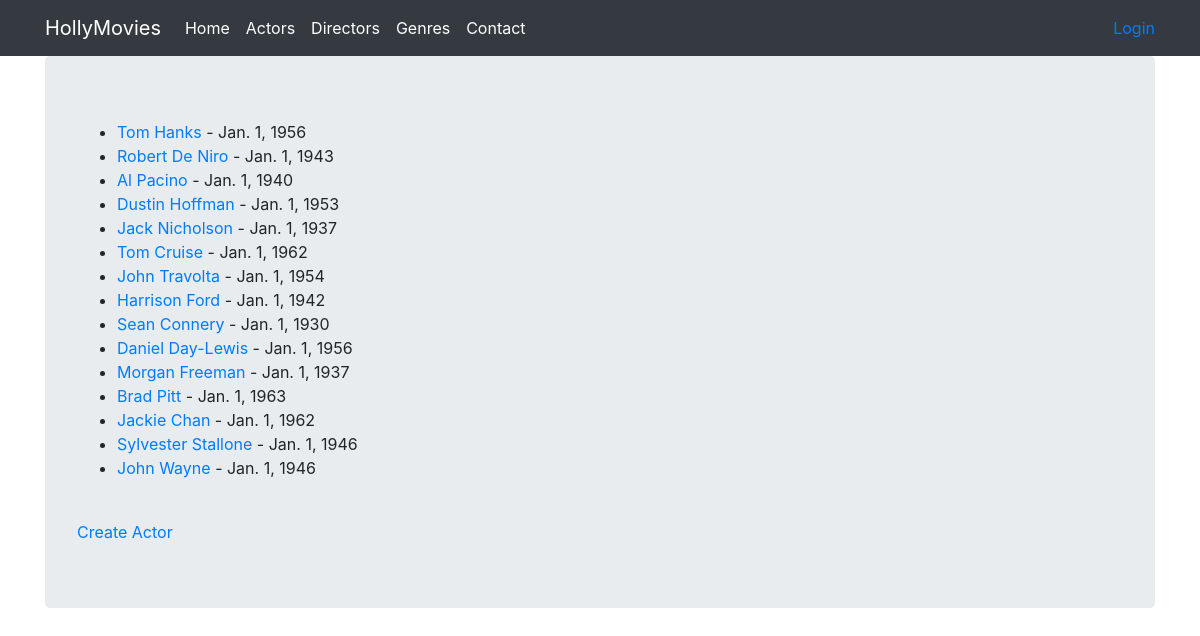
The page /actors/ on the database its author committed.
### viewer/models.py (models this page shows, shortened)
class Actor(models.Model):
    name = models.CharField(max_length=100)
    date_birth = models.DateField()
    country_of_birth = models.CharField(max_length=30, choices=COUNTRIES_CHOICES, default='US')
    bio = models.TextField()

### viewer/views.py (the view)
# urls.py: path('actors/', ListActors.as_view(), name='list_actors'),
class ListActors(ListView):
    template_name = 'actors.html'
    model = Actor
    context_object_name = 'actor_data'

### viewer/templates/actors.html
{% extends "base.html" %}
{% block content %}
<ul>
  {% for a in actor_data %}
    <li> <a href="{% url 'actor' a.pk %}">{{a.name}}</a> - {{a.date_birth}}</li>
  {% endfor %}
</ul>
<br>
<a href="{% url 'create_actor' %}">Create Actor</a>
{% endblock %}

### rows shown on the page
Actor: name "Tom Hanks", date_birth "Jan. 1, 1956"
Actor: name "Robert De Niro", date_birth "Jan. 1, 1943"
Actor: name "Al Pacino", date_birth "Jan. 1, 1940"
Actor: name "Dustin Hoffman", date_birth "Jan. 1, 1953"
Actor: name "Jack Nicholson", date_birth "Jan. 1, 1937"
Actor: name "Tom Cruise", date_birth "Jan. 1, 1962"
Actor: name "John Travolta", date_birth "Jan. 1, 1954"
Actor: name "Harrison Ford", date_birth "Jan. 1, 1942"
Actor: name "Sean Connery", date_birth "Jan. 1, 1930"
Actor: name "Daniel Day-Lewis", date_birth "Jan. 1, 1956"
Actor: name "Morgan Freeman", date_birth "Jan. 1, 1937"
Actor: name "Brad Pitt", date_birth "Jan. 1, 1963"
Actor: name "Jackie Chan", date_birth "Jan. 1, 1962"
Actor: name "Sylvester Stallone", date_birth "Jan. 1, 1946"
Actor: name "John Wayne", date_birth "Jan. 1, 1946"
